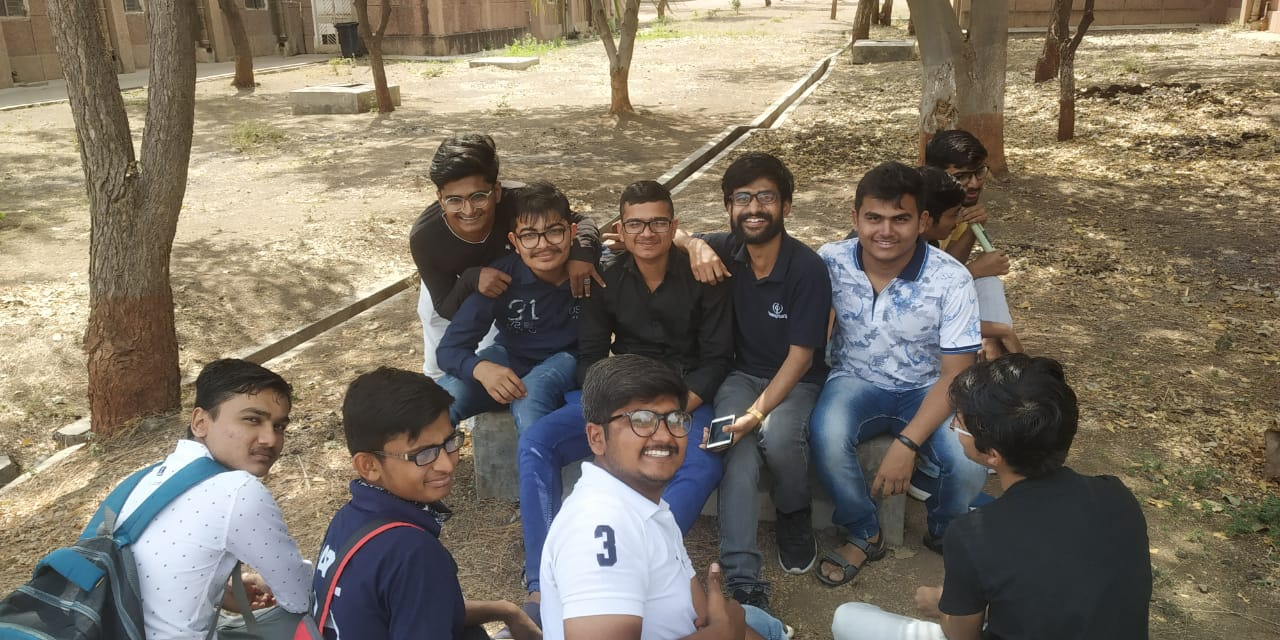
#> input picture Images/to find prats.jpeg, 1280 x 640 px, found by its file name
$ jupyter execute Assignment_4_Detecting_Template.ipynb
#> lines starting #> are read from the running program, lines starting #| are printed output that depends on the picture; after the words box and inside, x2 and y2 are one past the last pixel; in counts of white or black regions, pixels touching at a corner belong together
[cell 1]
import cv2
import numpy as np

image = cv2.imread('Images/to find prats.jpeg')
#> image is the input picture: shape (640, 1280, 3); mean B, G, R 101.8, 116.5, 125.8
cv2.imshow('Find me', image)
cv2.waitKey(0)
gray = cv2.cvtColor(image, cv2.COLOR_BGR2GRAY)
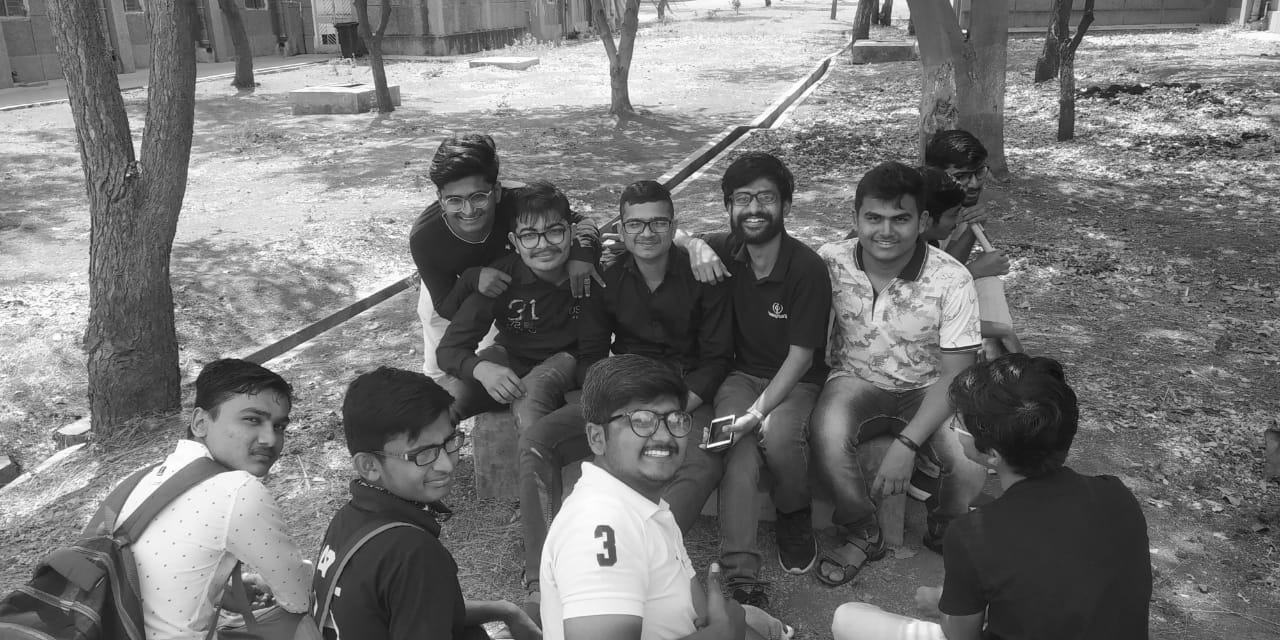
#> gray: shape (640, 1280); min 4, max 255, mean 117.6

template = cv2.imread('images/prats.jpeg',0)
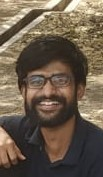
#> input picture Images/prats.jpeg, 103 x 177 px, found by its file name
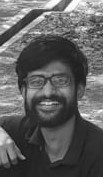
#> template: shape (177, 103); min 18, max 255, mean 94.7

result = cv2.matchTemplate(gray, template, cv2.TM_CCOEFF)
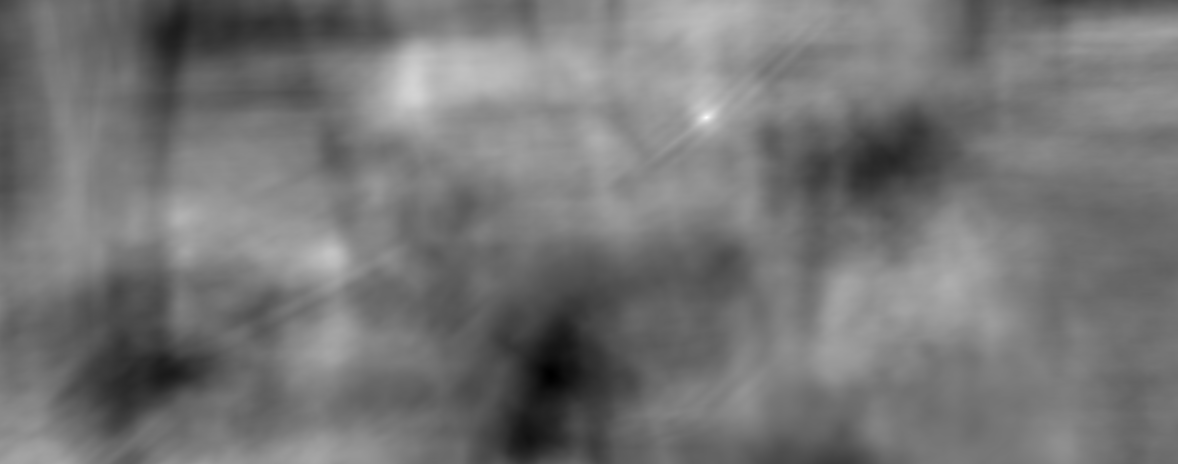
#> result: shape (464, 1178) float32; min -39594932, max 51229456, mean 2252723.5; drawn with min black and max white
min_val, max_val, min_loc, max_loc = cv2.minMaxLoc(result)
#> min_val = -39594932; max_val = 51229456; min_loc = (551, 374); max_loc = (706, 117)

top_left = max_loc
#> top_left = (706, 117)
bottom_right = (top_left[0] + 100, top_left[1] + 150)
#> bottom_right = (806, 267)
cv2.rectangle(image, top_left, bottom_right, (255,0,0),3)
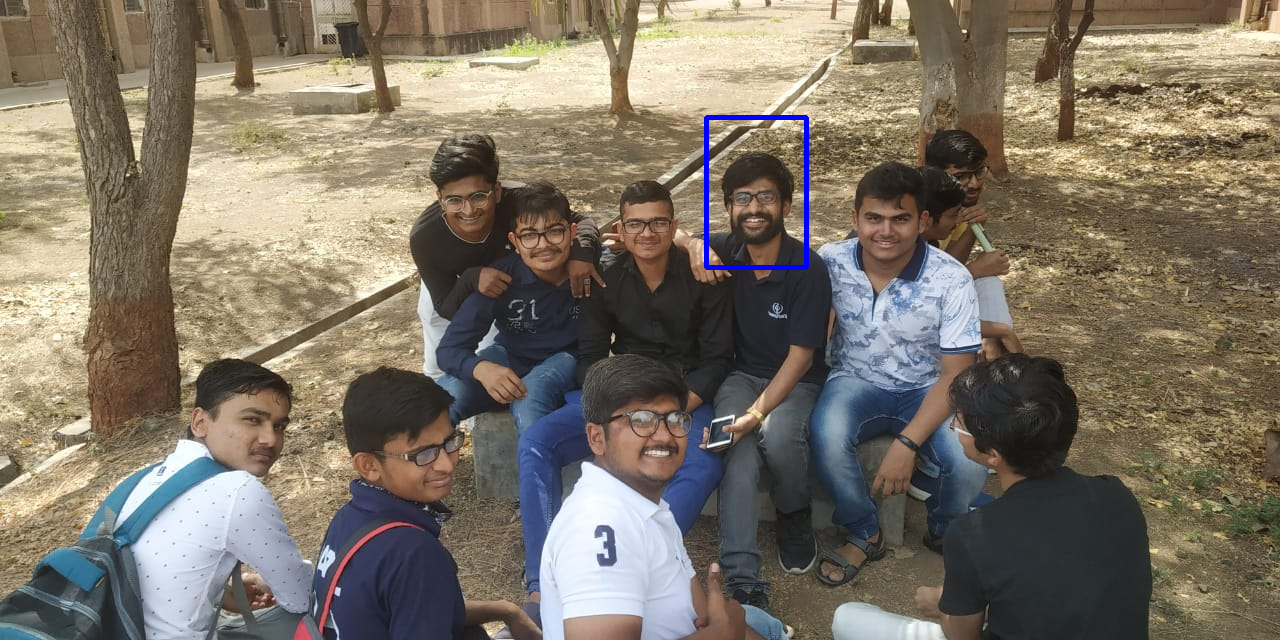
#> image: shape (640, 1280, 3); 0.3% of pixels changed, all inside (x1, y1, x2, y2) = (704, 115, 809, 270)

cv2.imshow('Prats is found', image)
cv2.waitKey(0)
cv2.destroyAllWindows()
